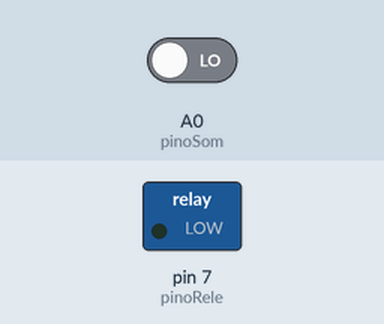
Recording of a sketch running on a simulated Arduino Uno, built with avr-gcc and run on an emulated ATmega328P. On the bench: switched loads named in the sketch (green lamp = pin HIGH). Dashed ring = blinking. Inputs (shaded band) come from the test bench; at power-on: A0 (pinoSom) LOW. What the sketch prints to the serial monitor is not drawn.

Above: at 1.2 s.
1.3 s: A0 (pinoSom) driven HIGH
At 1.45 s:
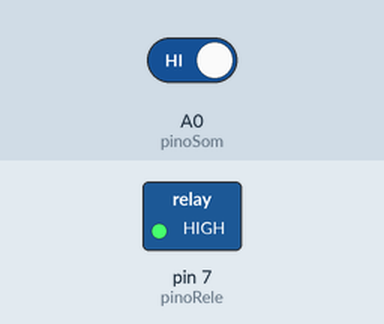
4.3 s: A0 (pinoSom) driven LOW
At 4.8 s:
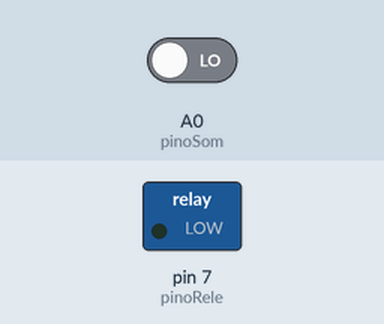
Timing chart, 0 to 7.3 s (numbered marks = the images above; inputs shaded):
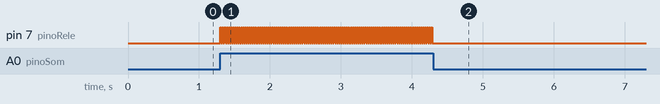

Measured:
- after the input at 1.3 s, pin 7 (pinoRele): alternates HIGH for 0.01 s and LOW for 0.01 s, starting at once
- after the input at 4.3 s, pin 7 (pinoRele): stops changing and stays LOW

The sketch:

bigsound.ino
```cpp
// Open Source
// Trabalhando com Display LCD com I2C

#include <Wire.h> //INCLUSÃO DE BIBLIOTECA
#define pinoRele 7
#define pinoSom A0

bool rele;

void setup(){
  Serial.begin(9600);
  pinMode(pinoRele, OUTPUT); //DEFINE O PINO COMO SAÍDA
  pinMode(pinoSom, INPUT); //DEFINE O PINO COMO ENTRADA

  rele=false;
  digitalWrite (pinoRele, rele);

}

void loop(){
  Serial.print("COMANDO DE LUZ");

  if (digitalRead(pinoSom) == HIGH){ //SE A LEITURA DO PINO FOR IGUAL A HIGH, FAZ
      rele =! rele; //LÊ O ESTADO ATUAL DO PINO E ARMAZENA NA VARIÁVEL
  }
  digitalWrite(pinoRele, rele);

}
```
